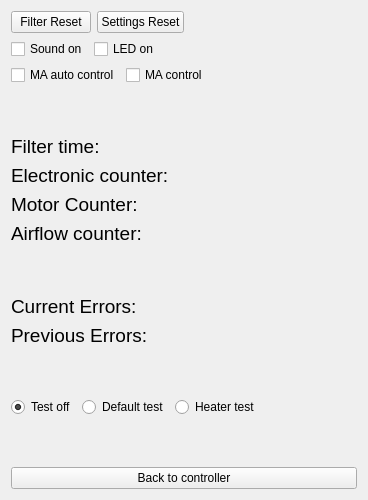
<?xml version="1.0" encoding="UTF-8"?>
<ui version="4.0">
 <class>br4s_service</class>
 <widget class="QWidget" name="br4s_service">
  <property name="geometry">
   <rect>
    <x>0</x>
    <y>0</y>
    <width>368</width>
    <height>500</height>
   </rect>
  </property>
  <property name="sizePolicy">
   <sizepolicy hsizetype="Expanding" vsizetype="Preferred">
    <horstretch>0</horstretch>
    <verstretch>0</verstretch>
   </sizepolicy>
  </property>
  <property name="minimumSize">
   <size>
    <width>317</width>
    <height>500</height>
   </size>
  </property>
  <property name="windowTitle">
   <string>Form</string>
  </property>
  <layout class="QVBoxLayout" name="verticalLayout">
   <item>
    <layout class="QHBoxLayout" name="horizontalLayout">
     <item>
      <widget class="QPushButton" name="FilterResetBut">
       <property name="text">
        <string>Filter Reset</string>
       </property>
      </widget>
     </item>
     <item>
      <widget class="QPushButton" name="SetResetBut">
       <property name="text">
        <string>Settings Reset</string>
       </property>
      </widget>
     </item>
     <item>
      <spacer name="horizontalSpacer">
       <property name="orientation">
        <enum>Qt::Horizontal</enum>
       </property>
       <property name="sizeHint" stdset="0">
        <size>
         <width>248</width>
         <height>20</height>
        </size>
       </property>
      </spacer>
     </item>
    </layout>
   </item>
   <item>
    <layout class="QHBoxLayout" name="horizontalLayout_2">
     <item>
      <widget class="QCheckBox" name="SoundOn">
       <property name="text">
        <string>Sound on</string>
       </property>
      </widget>
     </item>
     <item>
      <widget class="QCheckBox" name="LEDOn">
       <property name="text">
        <string>LED on</string>
       </property>
      </widget>
     </item>
     <item>
      <spacer name="horizontalSpacer_2">
       <property name="orientation">
        <enum>Qt::Horizontal</enum>
       </property>
       <property name="sizeHint" stdset="0">
        <size>
         <width>118</width>
         <height>20</height>
        </size>
       </property>
      </spacer>
     </item>
    </layout>
   </item>
   <item>
    <layout class="QHBoxLayout" name="horizontalLayout_11">
     <item>
      <widget class="QCheckBox" name="MAcontrol_auto">
       <property name="text">
        <string>MA auto control</string>
       </property>
      </widget>
     </item>
     <item>
      <widget class="QCheckBox" name="MAcontrol">
       <property name="text">
        <string>MA control</string>
       </property>
      </widget>
     </item>
     <item>
      <spacer name="horizontalSpacer_11">
       <property name="orientation">
        <enum>Qt::Horizontal</enum>
       </property>
       <property name="sizeHint" stdset="0">
        <size>
         <width>40</width>
         <height>20</height>
        </size>
       </property>
      </spacer>
     </item>
    </layout>
   </item>
   <item>
    <spacer name="verticalSpacer">
     <property name="orientation">
      <enum>Qt::Vertical</enum>
     </property>
     <property name="sizeHint" stdset="0">
      <size>
       <width>20</width>
       <height>28</height>
      </size>
     </property>
    </spacer>
   </item>
   <item>
    <layout class="QHBoxLayout" name="horizontalLayout_3">
     <item>
      <widget class="QLabel" name="FilterTime">
       <property name="font">
        <font>
         <pointsize>14</pointsize>
        </font>
       </property>
       <property name="text">
        <string>Filter time: </string>
       </property>
      </widget>
     </item>
     <item>
      <spacer name="horizontalSpacer_3">
       <property name="orientation">
        <enum>Qt::Horizontal</enum>
       </property>
       <property name="sizeHint" stdset="0">
        <size>
         <width>378</width>
         <height>22</height>
        </size>
       </property>
      </spacer>
     </item>
    </layout>
   </item>
   <item>
    <layout class="QHBoxLayout" name="horizontalLayout_4">
     <item>
      <widget class="QLabel" name="ElectroTime">
       <property name="font">
        <font>
         <pointsize>14</pointsize>
        </font>
       </property>
       <property name="text">
        <string>Electronic counter: </string>
       </property>
      </widget>
     </item>
     <item>
      <spacer name="horizontalSpacer_4">
       <property name="orientation">
        <enum>Qt::Horizontal</enum>
       </property>
       <property name="sizeHint" stdset="0">
        <size>
         <width>308</width>
         <height>22</height>
        </size>
       </property>
      </spacer>
     </item>
    </layout>
   </item>
   <item>
    <layout class="QHBoxLayout" name="horizontalLayout_9">
     <item>
      <widget class="QLabel" name="MotorCounter">
       <property name="font">
        <font>
         <pointsize>14</pointsize>
        </font>
       </property>
       <property name="text">
        <string>Motor Counter: </string>
       </property>
      </widget>
     </item>
     <item>
      <spacer name="horizontalSpacer_5">
       <property name="orientation">
        <enum>Qt::Horizontal</enum>
       </property>
       <property name="sizeHint" stdset="0">
        <size>
         <width>328</width>
         <height>22</height>
        </size>
       </property>
      </spacer>
     </item>
    </layout>
   </item>
   <item>
    <layout class="QHBoxLayout" name="horizontalLayout_10">
     <item>
      <widget class="QLabel" name="AirflowCounter">
       <property name="font">
        <font>
         <pointsize>14</pointsize>
        </font>
       </property>
       <property name="text">
        <string>Airflow counter: </string>
       </property>
      </widget>
     </item>
     <item>
      <spacer name="horizontalSpacer_6">
       <property name="orientation">
        <enum>Qt::Horizontal</enum>
       </property>
       <property name="sizeHint" stdset="0">
        <size>
         <width>338</width>
         <height>22</height>
        </size>
       </property>
      </spacer>
     </item>
    </layout>
   </item>
   <item>
    <spacer name="verticalSpacer_2">
     <property name="orientation">
      <enum>Qt::Vertical</enum>
     </property>
     <property name="sizeHint" stdset="0">
      <size>
       <width>20</width>
       <height>28</height>
      </size>
     </property>
    </spacer>
   </item>
   <item>
    <layout class="QHBoxLayout" name="horizontalLayout_5">
     <item>
      <widget class="QLabel" name="CurrErrLabel">
       <property name="font">
        <font>
         <pointsize>14</pointsize>
        </font>
       </property>
       <property name="text">
        <string>Current Errors: </string>
       </property>
      </widget>
     </item>
     <item>
      <spacer name="horizontalSpacer_7">
       <property name="orientation">
        <enum>Qt::Horizontal</enum>
       </property>
       <property name="sizeHint" stdset="0">
        <size>
         <width>348</width>
         <height>20</height>
        </size>
       </property>
      </spacer>
     </item>
    </layout>
   </item>
   <item>
    <layout class="QHBoxLayout" name="horizontalLayout_6">
     <item>
      <widget class="QLabel" name="PrevErrLabel">
       <property name="font">
        <font>
         <pointsize>14</pointsize>
        </font>
       </property>
       <property name="text">
        <string>Previous Errors:</string>
       </property>
      </widget>
     </item>
     <item>
      <spacer name="horizontalSpacer_8">
       <property name="orientation">
        <enum>Qt::Horizontal</enum>
       </property>
       <property name="sizeHint" stdset="0">
        <size>
         <width>348</width>
         <height>20</height>
        </size>
       </property>
      </spacer>
     </item>
    </layout>
   </item>
   <item>
    <spacer name="verticalSpacer_3">
     <property name="orientation">
      <enum>Qt::Vertical</enum>
     </property>
     <property name="sizeHint" stdset="0">
      <size>
       <width>20</width>
       <height>28</height>
      </size>
     </property>
    </spacer>
   </item>
   <item>
    <layout class="QHBoxLayout" name="horizontalLayout_7">
     <item>
      <widget class="QRadioButton" name="TestOff">
       <property name="text">
        <string>Test off</string>
       </property>
       <property name="checked">
        <bool>true</bool>
       </property>
      </widget>
     </item>
     <item>
      <widget class="QRadioButton" name="DefTest">
       <property name="text">
        <string>Default test</string>
       </property>
      </widget>
     </item>
     <item>
      <widget class="QRadioButton" name="HeaterTest">
       <property name="text">
        <string>Heater test</string>
       </property>
      </widget>
     </item>
     <item>
      <spacer name="horizontalSpacer_9">
       <property name="orientation">
        <enum>Qt::Horizontal</enum>
       </property>
       <property name="sizeHint" stdset="0">
        <size>
         <width>218</width>
         <height>20</height>
        </size>
       </property>
      </spacer>
     </item>
    </layout>
   </item>
   <item>
    <spacer name="verticalSpacer_5">
     <property name="orientation">
      <enum>Qt::Vertical</enum>
     </property>
     <property name="sizeHint" stdset="0">
      <size>
       <width>20</width>
       <height>40</height>
      </size>
     </property>
    </spacer>
   </item>
   <item>
    <widget class="QPushButton" name="BacktoCtrl">
     <property name="text">
      <string>Back to controller</string>
     </property>
    </widget>
   </item>
  </layout>
 </widget>
 <resources/>
 <connections/>
</ui>
